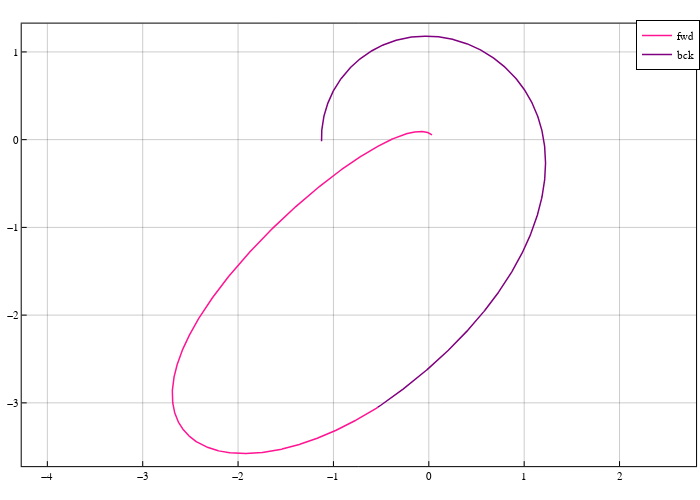

The notebook cell this image was saved under:
### Code cell
pcart = plot(size=(700,500), frame_style=:box, aspect_ratio=:equal, grid=0.4)

# trajectory
plot!(sol_fwd_i[1,:], sol_fwd_i[2,:], color=:deeppink, linewidth=1.5, label="fwd")
plot!(sol_bck_i[1,:], sol_bck_i[2,:], color=:purple, linewidth=1.5, label="bck")

pcart

### Figure 1 — Plotly figure (JSON) as saved in the notebook; plotly's stock layout.template omitted (floating-point values rounded to 4 significant figures; data arrays with more than 128 entries replaced by an {"elided": "..."} marker saying what was removed)
{"data": [{"colorbar": {"title": ""}, "legendgroup": "fwd", "line": {"color": "rgba(255, 20, 147, 1.000)", "dash": "solid", "shape": "linear", "width": 1.5}, "mode": "lines", "name": "fwd", "showlegend": true, "type": "scatter", "x": {"elided": "1431 float values"}, "xaxis": "x", "y": {"elided": "1431 float values"}, "yaxis": "y", "zmax": null, "zmin": null}, {"colorbar": {"title": ""}, "legendgroup": "bck", "line": {"color": "rgba(128, 0, 128, 1.000)", "dash": "solid", "shape": "linear", "width": 1.5}, "mode": "lines", "name": "bck", "showlegend": true, "type": "scatter", "x": {"elided": "552 float values"}, "xaxis": "x", "y": {"elided": "552 float values"}, "yaxis": "y", "zmax": null, "zmin": null}], "layout": {"annotations": [], "height": 500, "legend": {"bgcolor": "rgba(255, 255, 255, 1.000)", "bordercolor": "rgba(0, 0, 0, 1.000)", "borderwidth": 1, "font": {"color": "rgba(0, 0, 0, 1.000)", "family": "sans-serif", "size": 11}, "title": {"font": {"color": "rgba(0, 0, 0, 1.000)", "family": "sans-serif", "size": 15}, "text": ""}, "tracegroupgap": 0, "traceorder": "normal", "x": 1, "xanchor": "auto", "y": 1, "yanchor": "auto"}, "margin": {"b": 20, "l": 0, "r": 0, "t": 20}, "paper_bgcolor": "rgba(255, 255, 255, 1.000)", "plot_bgcolor": "rgba(255, 255, 255, 1.000)", "showlegend": true, "width": 700, "xaxis": {"anchor": "y", "domain": [0.03102, 0.9944], "gridcolor": "rgba(0, 0, 0, 0.400)", "gridwidth": 0.5, "linecolor": "rgba(0, 0, 0, 1.000)", "mirror": true, "range": [-4.269, 2.803], "showgrid": true, "showline": true, "showticklabels": true, "tickangle": 0, "tickcolor": "rgb(0, 0, 0)", "tickfont": {"color": "rgba(0, 0, 0, 1.000)", "family": "sans-serif", "size": 11}, "tickmode": "array", "ticks": "inside", "ticktext": ["−4", "−3", "−2", "−1", "0", "1", "2"], "tickvals": [-4, -3, -2, -1, 0, 1, 2], "title": "", "titlefont": {"color": "rgba(0, 0, 0, 1.000)", "family": "sans-serif", "size": 15}, "type": "-", "visible": true, "zeroline": false, "zerolinecolor": "rgba(0, 0, 0, 1.000)"}, "yaxis": {"anchor": "x", "domain": [0.0301, 0.9921], "gridcolor": "rgba(0, 0, 0, 0.400)", "gridwidth": 0.5, "linecolor": "rgba(0, 0, 0, 1.000)", "mirror": true, "range": [-3.721, 1.323], "showgrid": true, "showline": true, "showticklabels": true, "tickangle": 0, "tickcolor": "rgb(0, 0, 0)", "tickfont": {"color": "rgba(0, 0, 0, 1.000)", "family": "sans-serif", "size": 11}, "tickmode": "array", "ticks": "inside", "ticktext": ["−3", "−2", "−1", "0", "1"], "tickvals": [-3, -2, -1, 0, 1], "title": "", "titlefont": {"color": "rgba(0, 0, 0, 1.000)", "family": "sans-serif", "size": 15}, "type": "-", "visible": true, "zeroline": false, "zerolinecolor": "rgba(0, 0, 0, 1.000)"}}}
